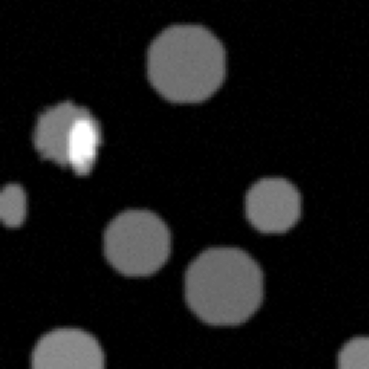
#> input picture misc/Fluorescence.png, 369 x 369 px
$ python -i app.py   (imports and definitions only)
#> lines starting #> are read from the running program, lines starting #| are printed output that depends on the picture; after the words box and inside, x2 and y2 are one past the last pixel; in counts of white or black regions, pixels touching at a corner belong together
#> further down, picture is the input picture: shape (369, 369, 3); min 0, max 255, mean 22.2
import sys
import os
import numpy as np
import cv2
from PyQt5.QtWidgets import (QApplication, QMainWindow, QWidget, QVBoxLayout, QHBoxLayout,
                             QLabel, QSpinBox, QDoubleSpinBox, QPushButton, QGridLayout)
from PyQt5.QtCore import Qt, QRect
from PyQt5.QtGui import QPixmap, QImage, QIcon
from skimage import filters, draw
from scipy.ndimage import gaussian_filter
from skimage.filters import threshold_otsu
import matplotlib.pyplot as plt
import shutil

# Function to get the absolute path to resource files
# [4 lines left out: function resource_path, not called in this run]

# Main application class for the Image Generator
class ImageGeneratorApp(QMainWindow):
    def __init__(self):
        super().__init__()
        self.initUI()  # Initialize the user interface

    # [159 lines left out: functions initUI, generate_image, display_image, generate_fluorescence_image, not called in this run]

# Function to apply watershed segmentation to the generated fluorescence image
def apply_watershed_segmentation(image):
    fluorescence_image_8bit = (image * 255).astype(np.uint8)  # Convert the image to 8-bit format
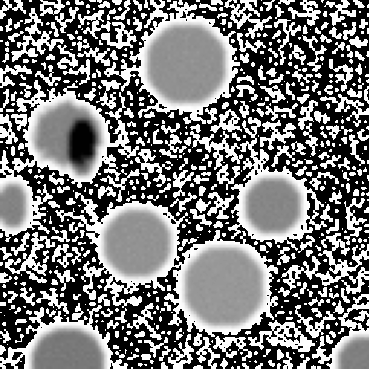
#> fluorescence_image_8bit: shape (369, 369, 3); min 0, max 255, mean 118.2
    threshold_value = threshold_otsu(fluorescence_image_8bit)  # Determine the Otsu threshold
#> threshold_value = 109
    binary_image = (fluorescence_image_8bit > threshold_value) * 255  # Create a binary image
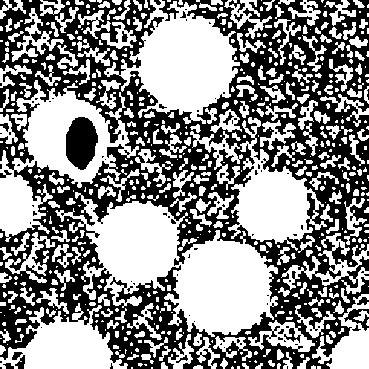
#> binary_image: shape (369, 369, 3) int64; 53.9% white; 113 black regions (91 under 20 px), largest, box (x1, y1, x2, y2) and area: (0, 0, 369, 369) 59919, (66, 117, 98, 170) 1281, (344, 309, 369, 331) 220

    kernel = np.ones((2, 2), np.uint8)  # Define a kernel for morphological operations
    binary_image = binary_image.astype('uint8')  # Ensure binary image is in uint8 format
    sure_bg = cv2.dilate(binary_image, kernel, iterations=10)  # Dilate to find sure background
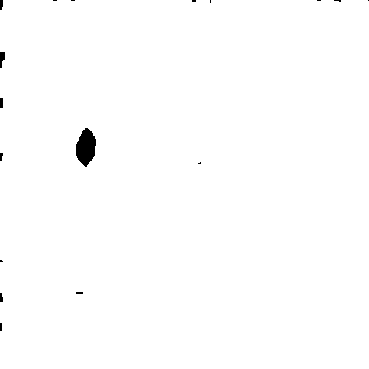
#> sure_bg: shape (369, 369, 3); 99.4% white; 17 black regions (12 under 20 px), largest, box (x1, y1, x2, y2) and area: (76, 128, 96, 167) 546, (0, 52, 5, 68) 57, (0, 98, 3, 108) 30, (0, 0, 3, 10) 27, (0, 293, 3, 302) 23
#> (the run stopped early here; a loop or call above may not have finished)
